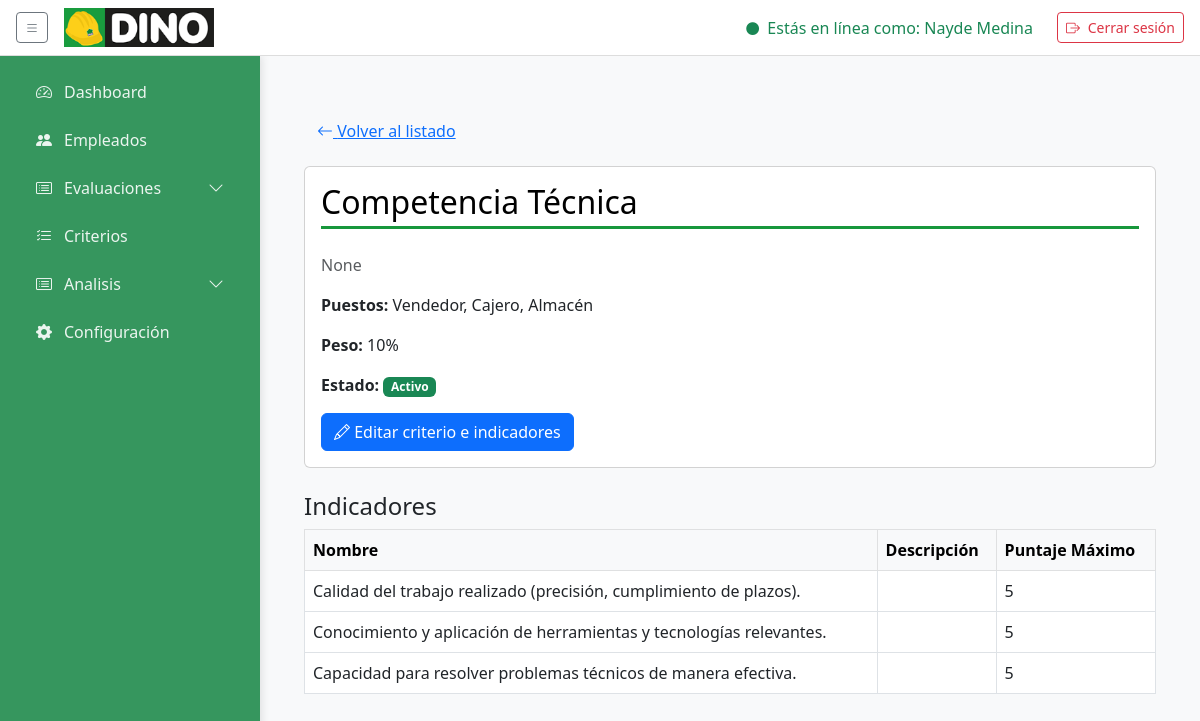
Page /criterios/7/ (signed in) on the committed database.
### core/models.py (models this page shows, shortened)
class Usuario(AbstractUser):
    """
    Modelo personalizado para el usuario, heredando de AbstractUser.
    Este modelo ahora solo contiene los campos estándar del usuario.
    """

class Criterio(models.Model):
    nombre      = models.CharField(max_length=100, default='Sin nombre')
    descripcion = models.CharField(max_length=200, blank=True, null=True)
    puestos     = models.ManyToManyField(Puesto, related_name='criterios')
    rango_min   = models.IntegerField()
    rango_max   = models.IntegerField()
    peso        = models.PositiveIntegerField('Peso (%)', default=0,
                    help_text='Porcentaje que aporta este criterio')
    ESTADO_CHOICES = [
        ('Activo',   'Activo'),
        ('Inactivo', 'Inactivo'),
    ]
    estado      = models.CharField(max_length=10, choices=ESTADO_CHOICES,
                    default='Activo')

class Puesto(models.Model):
    nombre = models.CharField(max_length=50, unique=True)
    descripcion = models.TextField(blank=True, null=True)

class Indicador(models.Model):
    nombre = models.CharField(max_length=100)
    descripcion = models.TextField(blank=True, null=True)
    criterio = models.ForeignKey(
    Criterio,
    on_delete=models.CASCADE,
    related_name='indicadores'
)
    max_puntaje = models.IntegerField(default=5)

### core/views.py (the view)
# urls.py: path('criterios/<int:pk>/',           views.detalle_criterio, name='detalle_criterio'),
@login_required
def detalle_criterio(request, pk):
    criterio = get_object_or_404(Criterio, pk=pk)
    indicadores = criterio.indicadores.all()
    return render(request, 'criterios/detalle_criterio.html', {
        'criterio':    criterio,
        'indicadores': indicadores,
    })

### templates/criterios/detalle_criterio.html (shortened to what this page needs)
{% extends "base/base.html" %}
{% load static %}
{% block content %}
<!DOCTYPE html>
<html lang="es">
<head>
  <link href="https://cdn.jsdelivr.net/npm/bootstrap@5.3.0/dist/css/bootstrap.min.css" rel="stylesheet">
  <link href="https://cdn.jsdelivr.net/npm/bootstrap-icons@1.10.5/font/bootstrap-icons.css" rel="stylesheet">
</head>
<body class="bg-light">
  <div class="container py-4">
    <a href="{% url 'lista_criterios' %}" class="btn btn-link mb-3">
      <i class="bi bi-arrow-left"></i> Volver al listado
    </a>
    <div class="card mb-4">
      <div class="card-body">
        <h2 class="card-title">{{ criterio.nombre }}</h2>
        <p class="card-text text-muted">{{ criterio.descripcion }}</p>
        <p><strong>Puestos:</strong>
          {% for p in criterio.puestos.all %}{{ p.nombre }}{% if not forloop.last %}, {% endif %}{% endfor %}
        </p>
        <p><strong>Peso:</strong> {{ criterio.peso }}%</p>
        <p><strong>Estado:</strong>
          {% if criterio.estado == 'Activo' %}
            <span class="badge bg-success">Activo</span>
          {% else %}
            <span class="badge bg-secondary">Inactivo</span>
          {% endif %}
        </p>
        <a href="{% url 'editar_criterio' criterio.pk %}" class="btn btn-primary">
          <i class="bi bi-pencil"></i> Editar criterio e indicadores
        </a>
      </div>
    </div>
    <h4>Indicadores</h4>
    <table class="table table-bordered">
      <thead class="table-light">
        <tr>
          <th>Nombre</th>
          <th>Descripción</th>
          <th>Puntaje Máximo</th>
        </tr>
      </thead>
      <tbody>
        {% for ind in indicadores %}
        <tr>
          <td>{{ ind.nombre }}</td>
          <td>{{ ind.descripcion }}</td>
          <td>{{ ind.max_puntaje }}</td>
        </tr>
        {% empty %}
        <tr>
          <td colspan="3" class="text-center text-muted">
            No hay indicadores asociados.
          </td>
        </tr>
        {% endfor %}
      </tbody>
    </table>
  </div>
</body>
</html>
{% endblock %}

### templates/base/base.html (shortened to what this page needs)
{% load static %}
<!DOCTYPE html>
<html lang="es">
<head>
    <link href="https://cdn.jsdelivr.net/npm/bootstrap@5.3.0/dist/css/bootstrap.min.css" rel="stylesheet" />
    <link href="https://cdn.jsdelivr.net/npm/bootstrap-icons@1.10.5/font/bootstrap-icons.css" rel="stylesheet" />
</head>
<body>
    <nav class="navbar d-flex justify-content-between align-items-center">
        <div class="d-flex align-items-center">
            <button id="sidebarToggle" class="btn btn-outline-secondary btn-sm me-3">
                <i class="bi bi-list"></i>
            </button>
            <a class="navbar-brand">
                <img src="{% static 'img/logo_dino.png' %}" alt="Logo Dino">
            </a>
        </div>
        <div class="d-flex align-items-center">
            <span class="text-success me-4">
                <i class="bi bi-circle-fill me-1" style="font-size:.8rem;"></i> Estás en línea como:
                {{ request.user.get_full_name|default:request.user.username }}
            </span>
            <form id="logoutForm" method="post" action="{% url 'index' %}">
                <button type="submit" class="btn btn-outline-danger btn-sm">
                    <i class="bi bi-box-arrow-right me-1"></i> Cerrar sesión
                </button>
            </form>
        </div>
    </nav>
    {% with request.resolver_match.url_name as view_name %}
    <div class="d-flex main">
        <aside class="sidebar" id="sidebar">
            <ul class="nav flex-column">
                <li class="nav-item">
                    <a href="{% url 'admin_dashboard' %}"
                        class="nav-link {% if view_name == 'admin_dashboard' %}active{% endif %}">
                        <i class="bi bi-speedometer2"></i><span>Dashboard</span>
                    </a>
                </li>
                <li class="nav-item">
                    <a href="{% url 'gestion_empleados' %}"
                        class="nav-link {% if view_name == 'gestion_empleados' %}active{% endif %}">
                        <i class="bi bi-people-fill"></i><span>Empleados</span>
                    </a>
                </li>
                <li
                    class="nav-item has-submenu {% if view_name == 'lista_evaluaciones' or view_name == 'realizar_autoevaluacion' %}submenu-open{% endif %}">
                    <a href="#" class="nav-link submenu-toggle">
                        <i class="bi bi-card-list"></i><span>Evaluaciones</span>
                        <i class="bi bi-chevron-down ms-auto"></i>
                    </a>
                </li>
                <li class="nav-item">
                    <a href="{% url 'lista_criterios' %}"
                        class="nav-link {% if view_name == 'lista_criterios' %}active{% endif %}">
                        <i class="bi bi-list-check"></i><span>Criterios</span>
                    </a>
                </li>
                <li
                    class="nav-item has-submenu {% if view_name == 'lista_evaluaciones' or view_name == 'realizar_autoevaluacion' %}submenu-open{% endif %}">
                    <a href="#" class="nav-link submenu-toggle">
                        <i class="bi bi-card-list"></i><span>Analisis</span>
                        <i class="bi bi-chevron-down ms-auto"></i>
                    </a>
                </li>
                <li class="nav-item">
                    <a href="{% url 'admin_dashboard' %}"
                        class="nav-link {% if view_name == 'configuracion' %}active{% endif %}">
                        <i class="bi bi-gear-fill"></i><span>Configuración</span>
                    </a>
                </li>
            </ul>
        </aside>
        <main class="content">
            {% block content %}{% endblock %}
        </main>
    </div>
    {% endwith %}
</body>
</html>

### templates/base/base.html (style rules this page uses)
:root { --sidebar-width: 260px; --sidebar-collapsed: 80px; --primary: #36965e; --bg: #f9f9f9; --tre: #17973C; --secundary: #000000; --shadow: rgba(0, 0, 0, 0.1); }
html, body { margin: 0; padding: 0; height: 100%; background: var(--bg); font-family: 'Lato', sans-serif; }
.d-flex.main { height: calc(100vh - 56px); }
aside.sidebar { position: fixed; top: 56px; left: 0; bottom: 0; width: var(--sidebar-width); background: black; color: #fff; padding: 1rem; box-shadow: 2px 0 8px var(--shadow); transition: width .3s; z-index: 1050; }
aside.sidebar .nav-link { color: rgba(255, 255, 255, 0.9); margin-bottom: .5rem; border-radius: 6px; display: flex; align-items: center; gap: .5rem; white-space: nowrap; overflow: hidden; }
aside.sidebar .nav-link i { min-width: 24px; text-align: center; }
aside.sidebar .nav-link span { transition: opacity .3s; }
main.content { margin-top: 56px; margin-left: var(--sidebar-width); padding: 2rem; transition: margin-left .3s; position: relative; overflow: auto; }
main.content h2 { color: var(--primary); border-bottom: 3px solid var(--primary); padding-bottom: .3rem; margin-bottom: 1.5rem; }
nav.navbar { background: #fff; border-bottom: 1px solid #ddd; height: 56px; z-index: 1100; padding: 0 1rem; position: fixed; top: 0; left: 0; right: 0; }
nav.navbar .navbar-brand { flex: none; display: flex; align-items: center; }
nav.navbar .navbar-brand img { width: 150px; height: auto; flex-shrink: 0; }
aside.sidebar { width: var(--sidebar-width); background: var(--primary); color: #fff; display: flex; flex-direction: column; padding: 1rem; box-shadow: 2px 0 8px var(--shadow); transition: width .3s; }
main.content { flex: 1; overflow: auto; padding: 2rem; }
main.content h2 { color: var(--secundary); border-bottom: 3px solid var(--tre); padding-bottom: .3rem; margin-bottom: 1.5rem; }
.has-submenu { position: relative; }

### rows in the picture
Usuario: user.get_full_name "Nayde Medina"
Criterio: nombre "Competencia Técnica", descripcion "None", peso "10"
Puesto: nombre "Vendedor"
Puesto: nombre "Cajero"
Puesto: nombre "Almacén"
Indicador: nombre "Calidad del trabajo realizado (precisión, cumplimiento de plazos).", max_puntaje "5"
Indicador: nombre "Conocimiento y aplicación de herramientas y tecnologías relevantes.", max_puntaje "5"
Indicador: nombre "Capacidad para resolver problemas técnicos de manera efectiva.", max_puntaje "5"
